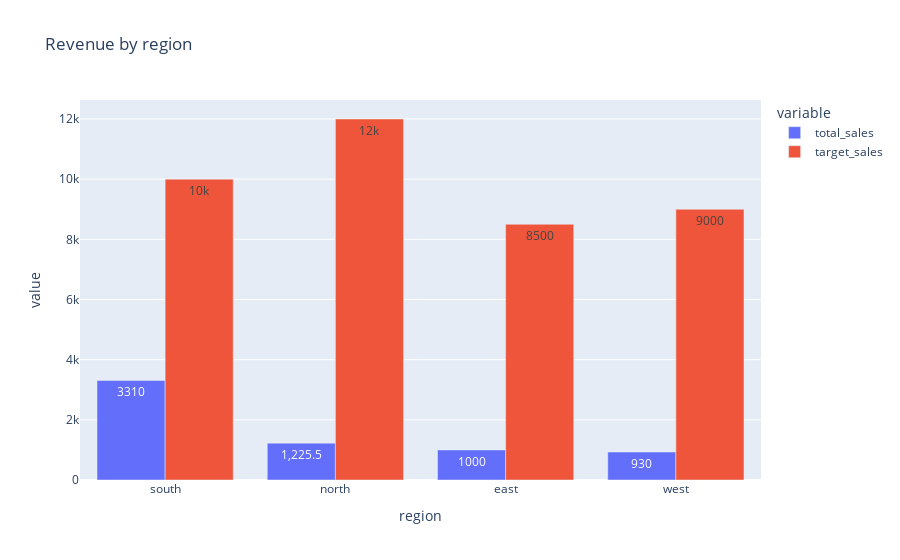

The notebook cell saved with this chart:
### Code cell
fig = px.bar(
    performance,
    x='region',
    y=['total_sales', 'target_sales' ], 
    barmode='group',
    title='Revenue by region',
    text_auto=True
)
fig.show()

### Figure 1 — Plotly figure (JSON) as saved in the notebook; plotly's stock layout.template omitted (floating-point values rounded to 4 significant figures)
{"data": [{"alignmentgroup": "True", "hovertemplate": "variable=total_sales<br>region=%{x}<br>value=%{y}<extra></extra>", "legendgroup": "total_sales", "marker": {"color": "#636efa", "pattern": {"shape": ""}}, "name": "total_sales", "offsetgroup": "total_sales", "orientation": "v", "showlegend": true, "textposition": "auto", "texttemplate": "%{y}", "type": "bar", "x": ["south", "north", "east", "west"], "xaxis": "x", "y": [3310.0, 1226.0, 1000.0, 930.0], "yaxis": "y"}, {"alignmentgroup": "True", "hovertemplate": "variable=target_sales<br>region=%{x}<br>value=%{y}<extra></extra>", "legendgroup": "target_sales", "marker": {"color": "#EF553B", "pattern": {"shape": ""}}, "name": "target_sales", "offsetgroup": "target_sales", "orientation": "v", "showlegend": true, "textposition": "auto", "texttemplate": "%{y}", "type": "bar", "x": ["south", "north", "east", "west"], "xaxis": "x", "y": [10000.0, 12000.0, 8500.0, 9000.0], "yaxis": "y"}], "layout": {"barmode": "group", "legend": {"title": {"text": "variable"}, "tracegroupgap": 0}, "title": {"text": "Revenue by region"}, "xaxis": {"anchor": "y", "domain": [0, 1], "title": {"text": "region"}}, "yaxis": {"anchor": "x", "domain": [0, 1], "title": {"text": "value"}}}}
